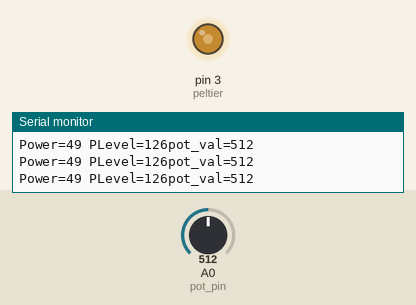
The sketch below on a simulated Arduino Uno, built with avr-gcc and run on an emulated ATmega328P. Shown: output pins drawn as LEDs (lit = HIGH), the last lines printed to the serial monitor. Inputs (shaded band) come from the test bench; at power-on: A0 (pot_pin) = 512.

Above: at 1.2 s.
1.3 s: A0 (pot_pin) set to 413
At 2.1 s:
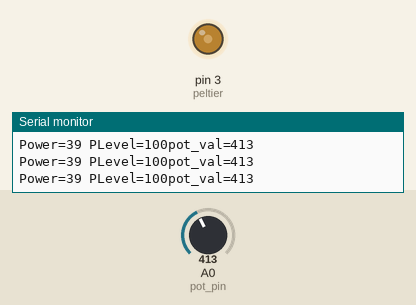
4.3 s: A0 (pot_pin) set to 385
At 5.3 s:
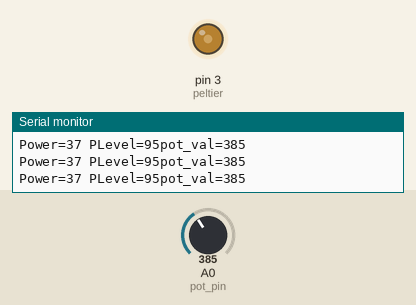
7.3 s: A0 (pot_pin) set to 716
At 8.5 s:
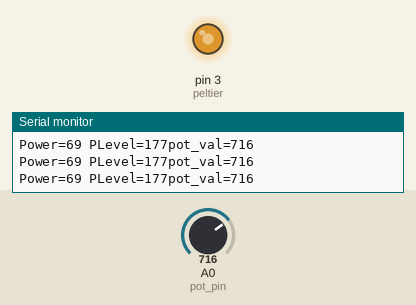
8.8 s: A0 (pot_pin) set to 122
At 9.8 s:
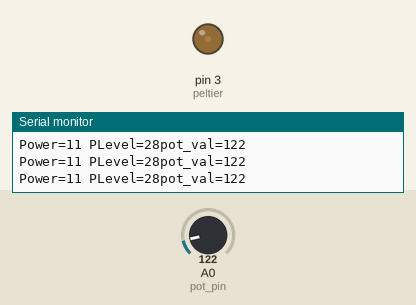
10.3 s: A0 (pot_pin) set to 1023
At 11.5 s:
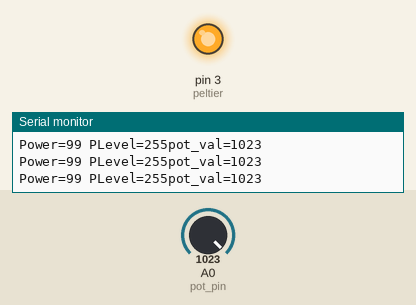
11.8 s: A0 (pot_pin) set to 1009
At 13.1 s:
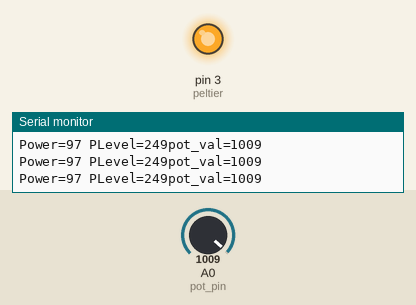
14.8 s: A0 (pot_pin) set to 986
Timing chart, 0 to 17.8 s (numbered marks = the images above; inputs shaded):
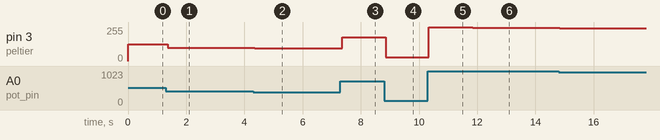

The sketch:

simple_pot.ino
```cpp
int peltier = 3; //The N-Channel MOSFET is on digital pin 3
int power = 0; //Power level fro 0 to 99%
int peltier_level = map(power, 0, 99, 0, 255); //This is a value from 0 to 255 that actually controls the MOSFET
int const pot_pin = A0; //The pot input is Analog 0
int pot_val; // This is the value of the pot, with a range of 0 - 1023

void setup(){
Serial.begin(9600);

//pinMode(peltier, OUTPUT);
}

void loop(){
char option;

pot_val = analogRead(pot_pin);
power = map(pot_val, 0, 1023, 0, 99);
peltier_level = map(power, 0, 99, 0, 255);

Serial.print("Power=");
Serial.print(power);
Serial.print(" PLevel=");
Serial.print(peltier_level);
Serial.print("pot_val=");
Serial.println(pot_val);

analogWrite(peltier, peltier_level); //Write this new value out to the port

}
```

Measured:
- after the input at 1.3 s, pin 3 (peltier): 126/255 → 100/255 after 0.06 s
- after the input at 4.3 s, pin 3 (peltier): 100/255 → 95/255 after 0.06 s
- after the input at 7.3 s, pin 3 (peltier): 95/255 → 177/255 after 0.06 s
- after the input at 8.8 s, pin 3 (peltier): 177/255 → 28/255 after 0.05 s
- after the input at 10.3 s, pin 3 (peltier): 28/255 → 255/255 at once
- after the input at 11.8 s, pin 3 (peltier): 255/255 → 249/255 after 0.05 s
- after the input at 14.8 s, pin 3 (peltier): 249/255 → 244/255 at once
